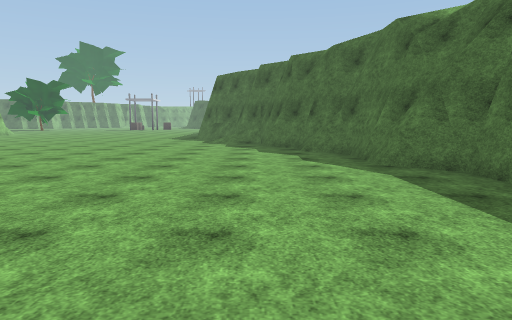
view 1 (above)

19 first-person views from a walk through a 3-D level made in the Unity game engine. The camera is 1.5 m above the floor, tilts 6° down and sees 70° across. The floor is counted in squares, 2 m on a side. Each view is taken from the middle of a square. On the plan, view 1 faces up. The plan holds only what a view shows up to about 11 squares ahead; the rest is blank. The place goes on beyond the plan. The player character is not drawn. Some animated figures are left out. Some surface patterns are stand-ins.

view 2
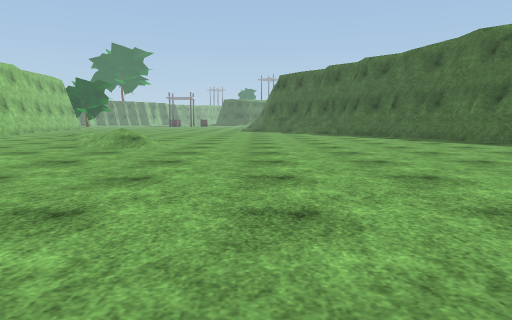

view 3
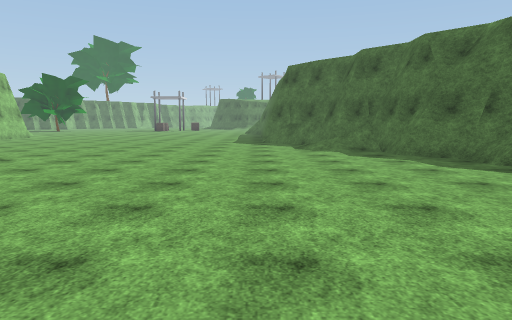

view 4
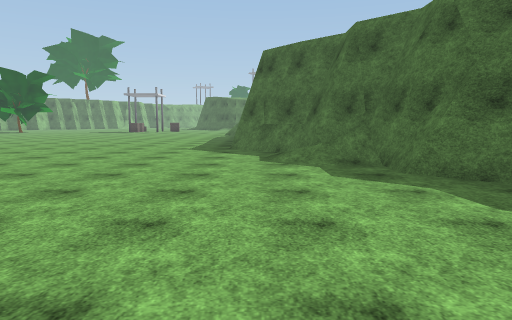

view 5
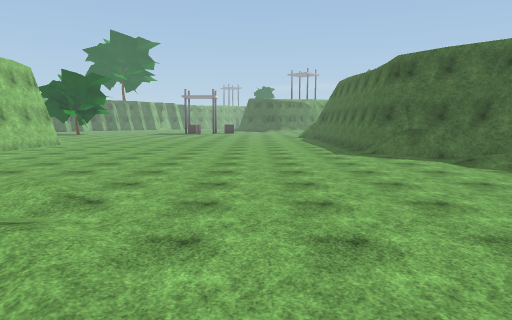

view 6
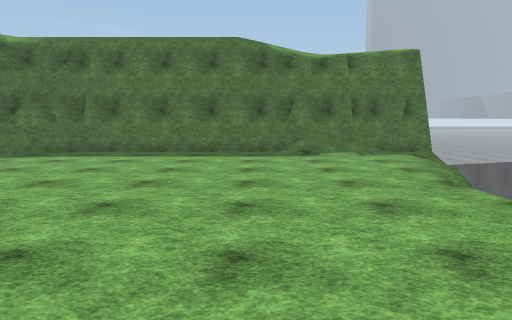

view 7
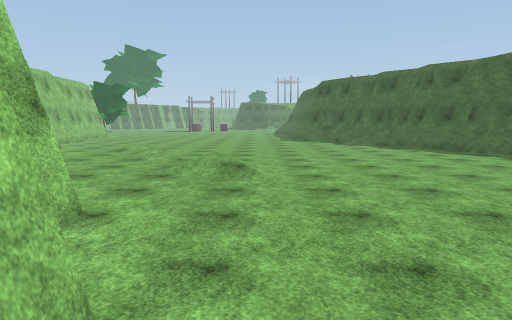

view 8
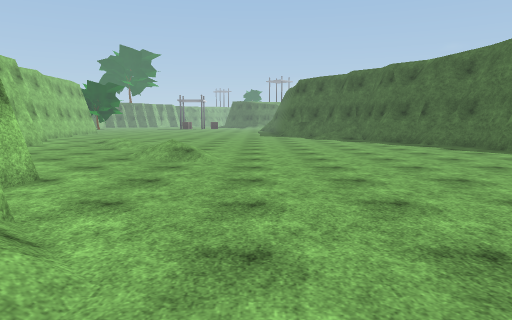

view 9
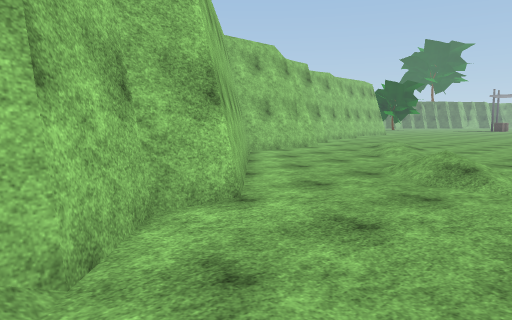

view 10
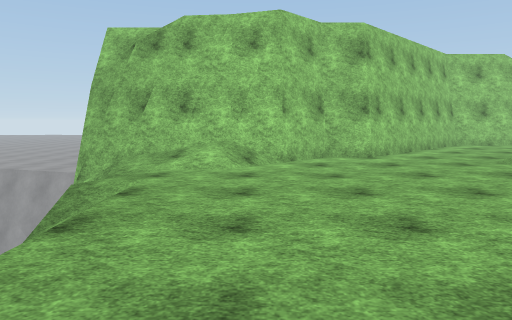

view 11
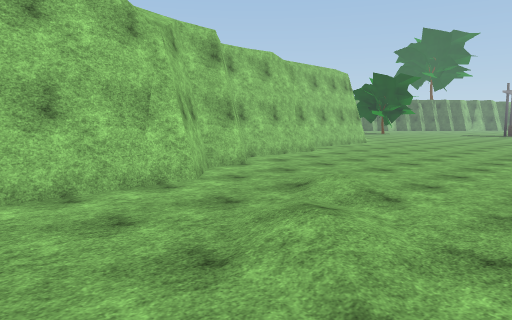

view 12
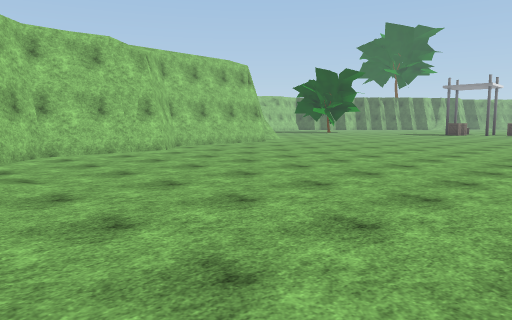

view 13
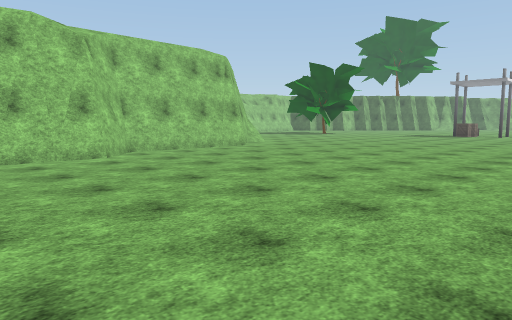

view 14
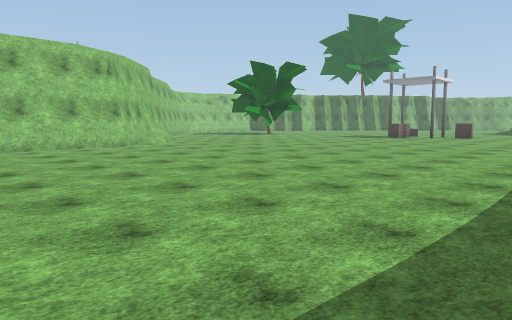

view 15
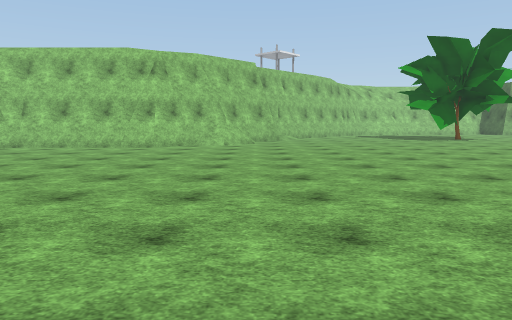

view 16
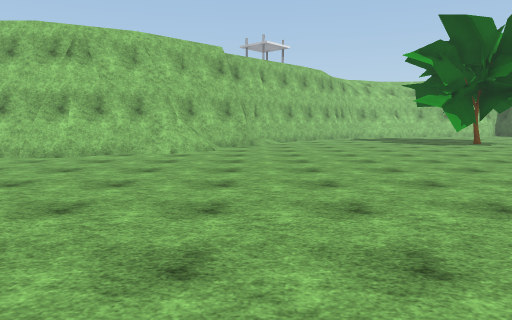

view 17
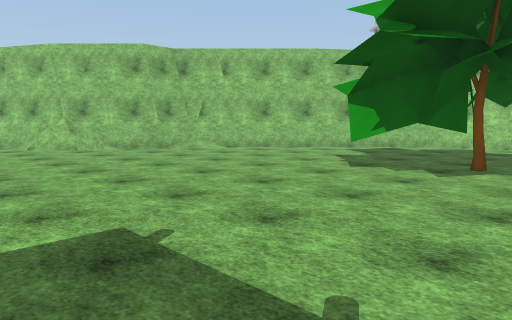

view 18
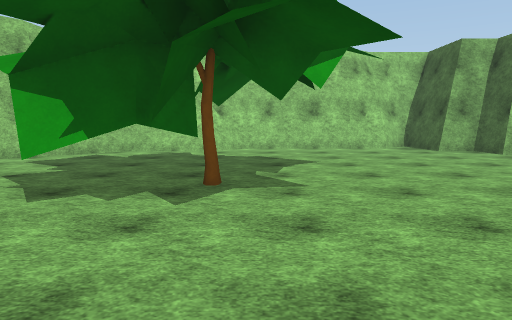

view 19
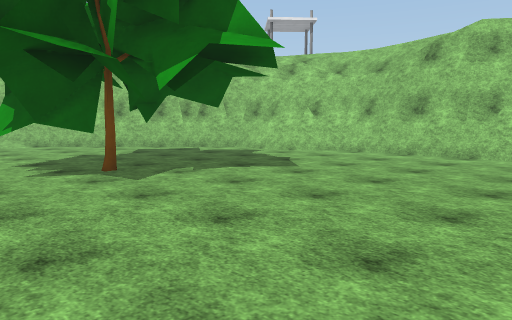

### Floor plan
Key: @ floor where view 1 was taken; # wall or solid block; . floor; / step, stairs or slope; ^ raised ledge; v drop or lower ground; T tree.
Columns run from 25 left of view 1 to 4 right of it. Each row starts with its distance up from view 1.
 37 ##... ....
 36 #.........
 35 #.........
 34 #.........
 33 #.............
 32 #.............
 31 ##....TT......
 30  #......#.....
 29  #/............
 28  ##/............
 27   ##/............. ..
 26    ##/...............
 25     ##/..............
 24      ##/..............
 23       ###............./
 22         ###...........
 21           #...........
 20           ##..........
 19            #..........
 18            #........../
 17            #........../##
 16            #.........../#
 15            ##..........//
 14             #.........../#
 13             #...........//
 12             #............/#
 11             ##../......../##
 10              #..//......../#
  9              ##../......../#
  8               #..//......../
  7               #............/#
  6               #....//.......#
  5               ##...//......./
  4                ##.........../
  3                 ##........../
  2                  ##........./
  1                   #/......../
  0                   ##/....@.//^
 -1                    #/......./^
 -2                    #/// //../^
 -3                    #       //
 -4                  vvv        vv

Positions as (right, up) in squares from view 1, and headings:
1: (0, 0), facing up
2: (-3, -2), facing up
3: (-3, 3), facing up
4: (-2, 6), facing up
5: (-6, 6), facing up
6: (-6, 1), facing right
7: (-5, -1), facing up
8: (-4, -2), facing up
9: (-4, 0), facing up-left
10: (1, 0), facing left
11: (-6, 6), facing up-left
12: (-4, 10), facing up-left
13: (-5, 12), facing up-left
14: (-3, 15), facing up-left
15: (-3, 23), facing left
16: (-6, 24), facing left
17: (-12, 33), facing down-left
18: (-14, 32), facing left
19: (-16, 37), facing down-left
